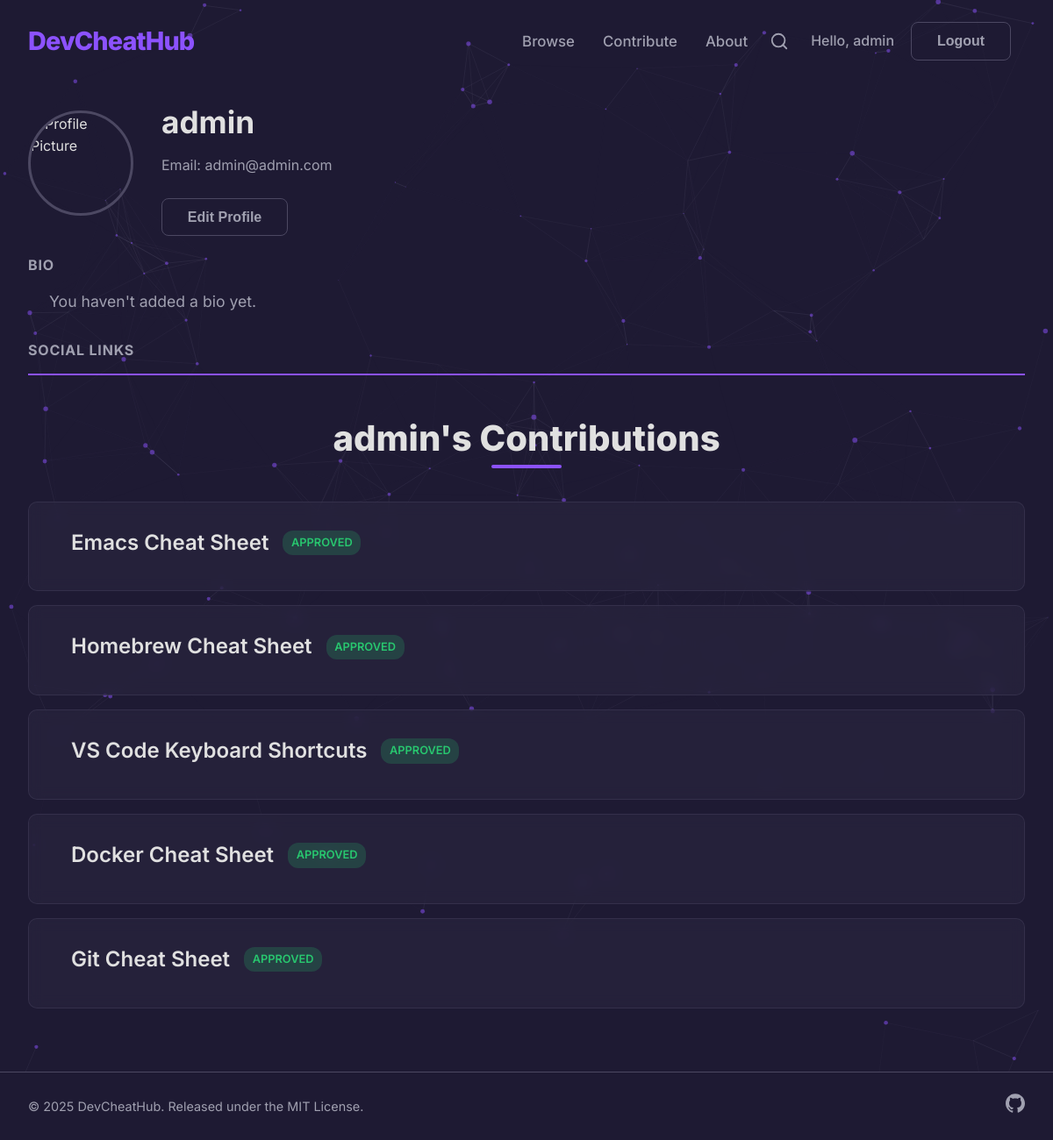
/accounts/profile/admin/ (signed in), run on the app's committed database.
### core/models.py (models this page shows, shortened)
class CheatSheet(models.Model):
    STATUS_CHOICES = [
        ('PENDING', 'Pending Review'),
        ('APPROVED', 'Approved'),
        ('REJECTED', 'Rejected'),
    ]
    author = models.ForeignKey(User, on_delete=models.CASCADE)
    category = models.ForeignKey(Category, related_name="cheatsheets", on_delete=models.CASCADE)
    title = models.CharField(max_length=200)
    description = models.TextField(help_text="A brief description of the cheatsheet.")
    status = models.CharField(max_length=10, choices=STATUS_CHOICES, default='PENDING')
    slug = models.SlugField(max_length=200, unique=True, blank=True)
    created_at = models.DateTimeField(auto_now_add=True)
    updated_at = models.DateTimeField(auto_now=True)
    content = models.JSONField(default=dict)

### users/views.py (the view)
# urls.py: path('profile/<str:username>/', views.profile, name='profile'),
def profile(request, username):
    profile_user = get_object_or_404(User, username=username)
    if not profile_user:
        redirect("/page-not-found")
    is_own_profile = (request.user == profile_user)
    if request.method == 'POST' and is_own_profile:
        u_form = UserUpdateForm(request.POST, instance=profile_user)
        p_form = ProfileUpdateForm(request.POST, request.FILES, instance=profile_user.profile)
        if u_form.is_valid() and p_form.is_valid():
            u_form.save()
            p_form.save()
            messages.success(request, 'Your profile has been updated successfully!')
            return redirect('profile', username=profile_user.username) # Redirect to the same page
    else:
        u_form = UserUpdateForm(instance=profile_user)
        p_form = ProfileUpdateForm(instance=profile_user.profile)
    if is_own_profile:
        user_cheatsheets = CheatSheet.objects.filter(author=profile_user).order_by('-updated_at')
    else:
        user_cheatsheets = CheatSheet.objects.filter(author=profile_user, status='APPROVED').order_by('-updated_at')
    paginator = Paginator(user_cheatsheets, 10)
    page_number = request.GET.get('page')
    page_obj = paginator.get_page(page_number)
    query_params = request.GET.copy()
    if 'page' in query_params:
        del query_params['page']
    context = {
        'u_form': u_form,
        'p_form': p_form,
        'page_obj': page_obj,
        'query_params': query_params.urlencode(),
        'profile_user': profile_user,
        'is_own_profile': is_own_profile,
    }
    return render(request, 'users/profile.html', context)

### users/models.py (called while the page is built)
    @property
    def avatar_url(self):
        if self.profile_picture and hasattr(self.profile_picture, 'url'):
            return self.profile_picture.url
        else:
            return "https://res.cloudinary.com/dmphcbabx/image/upload/v1760011808/default_ycnnid.svg"

### templates/users/profile.html (shortened to what this page needs)
{% extends "base.html" %}
{% block content %}
<div class="container">
    <div id="profile-view-mode" class="form-section">
        <div class="profile-view-header">
            <div class="profile-view-info">
                <h1 class="profile-username">{{ profile_user.username }}</h1>
                <p class="profile-email">Email: {{ profile_user.email }}</p>
                {% if is_own_profile %}
                    <button id="edit-profile-btn" class="btn btn-secondary">Edit Profile</button>
                {% endif %}
            </div>
        </div>
        <div class="profile-view-body">
            <h3>Bio</h3>
            <p class="profile-bio">{{ profile_user.profile.bio|default:"You haven't added a bio yet." }}</p>
            <h3>Social Links</h3>
        </div>
    </div>
    <div class="profile-submissions">
        <h2 class="section-title">{{ profile_user.username }}'s Contributions</h2>
        <div class="list-container">
            {% for sheet in page_obj %}
                <div class="list-item">
                    <div class="list-item-header">
                        <h3 class="list-item-title">
                            {% if sheet.status == 'APPROVED' %}
                                <a href="{% url 'cheatsheet_detail' sheet.slug %}" class="list-item-link">{{ sheet.title }}</a>
                            {% else %}
                                {{ sheet.title }}
                            {% endif %}
                        </h3>
                        <span class="status-badge status-{{ sheet.status|lower }}">{{ sheet.get_status_display }}</span>
                    </div>
                </div>
            {% empty %}
                <p class="text-secondary">You haven't submitted any cheatsheets yet.</p>
            {% endfor %}
        </div>
    </div>
</div>
{% endblock %}

### templates/base.html (shortened to what this page needs)
{% load static %}
<!DOCTYPE html>
<html lang="en">
<head>
    <link rel="stylesheet" href="{% static 'css/styles.css' %}">
    <link rel="stylesheet" href="https://cdnjs.cloudflare.com/ajax/libs/codemirror/5.65.2/codemirror.min.css">
    <link rel="stylesheet" href="https://cdnjs.cloudflare.com/ajax/libs/codemirror/5.65.2/theme/dracula.min.css">
    <link rel="stylesheet" href="//cdnjs.cloudflare.com/ajax/libs/highlight.js/11.7.0/styles/atom-one-dark.min.css">
</head>
<body class="{% block body_class %}{% endblock %}">
    <div id="particles-js"></div>
    {% block header %}
        <header class="main-header">
            <nav class="header-nav container">
                <a href="{% url 'category_list' %}" class="logo">DevCheatHub</a>
                <div class="nav-menu">
                    <div class="nav-center">
                        <a href="{% url 'category_list' %}">Browse</a>
                        <a href="{% url 'contribute' %}">Contribute</a>
                        <a href="{% url 'about' %}">About</a>
                    </div>
                    <button id="open-search-btn" class="search-trigger-icon" aria-label="Open search">
                        <svg width="22" height="22" viewBox="0 0 24 24" fill="none" stroke="currentColor" stroke-width="2" stroke-linecap="round" stroke-linejoin="round"><circle cx="11" cy="11" r="8"></circle><line x1="21" y1="21" x2="16.65" y2="16.65"></line></svg>
                    </button>
                    <div class="nav-auth">
                        {% if user.is_authenticated %}
                            <a href="{% url 'profile' user.username %}" class="welcome-text">Hello, {{ user.username }}</a>
                            <form action="{% url 'logout' %}" method="post" style="display: inline;">
                                <button type="submit" class="btn btn-secondary">Logout</button>
                            </form>
                        {% else %}
                            <a href="{% url 'login' %}" class="btn btn-secondary">Login</a>
                            <a href="{% url 'register' %}" class="btn btn-primary" >Sign Up</a>
                        {% endif %}
                    </div>
                </div>
            </nav>
        </header>
    {% endblock header %}
    <main id="page-content">
        {% block content %}
        {% endblock %}
    </main>
    {% block footer %}
        <footer class="site-footer">
            <div class="container footer-content-simple">
                <p class="footer-copyright">&copy; {% now "Y" %} DevCheatHub. Released under the MIT License.</p>
                <div class="footer-socials">
                    <a href="https://github.com/sasidharakurathi/devcheathub" target="_blank" aria-label="GitHub">
                    </a>
                </div>
            </div>
        </footer>
    {% endblock footer %}
</body>
</html>

### data on the page
CheatSheet: title "Emacs Cheat Sheet"
CheatSheet: title "Homebrew Cheat Sheet"
CheatSheet: title "VS Code Keyboard Shortcuts"
CheatSheet: title "Docker Cheat Sheet"
CheatSheet: title "Git Cheat Sheet"

### other printed values
{{ user.username }} "admin"
